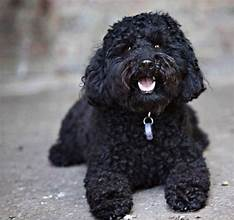
#> input picture HW2/ex2_images/dog.jpeg, 234 x 220 px
$ jupyter execute --allow-errors ex234.ipynb
#> lines starting #> are read from the running program, lines starting #| are printed output that depends on the picture; after the words box and inside, x2 and y2 are one past the last pixel; in counts of white or black regions, pixels touching at a corner belong together
[cell 1]
import io
import ipywidgets as widgets
import matplotlib.pyplot as plt
import PIL.Image
import numpy as np
import urllib
from skimage.transform import resize
from matplotlib.image import imread
import os
from IPython.display import display
from skimage import io as io_url
import cv2
import numpy as np
from PIL import Image

[cell 2]
# Create image widgets
image3_spatial = widgets.Image(format='png', width=500, height=500, description='Spatial')
image3_freq    = widgets.Image(format='png', width=500, height=500, description='Frequency')
sidebyside     = widgets.HBox([image3_spatial, image3_freq])

# Create slider/select widgets
slider_inner   = widgets.FloatSlider(value=0,      min=0, max=1,      step=0.01, description='Inner radius')
slider_outer   = widgets.FloatSlider(value=1.44/2, min=0, max=1.44/2, step=0.01, description='Outer radius')

buf            = io.BytesIO()

#> (the rest of this cell did not finish here and is left out)

[cell 3]
def read_img(img_path, img_size=(512, 512)):
  """
    + Đọc ảnh
    + Chuyển thành grayscale
    + Thay đổi kích thước ảnh thành img_size
  """
#> called with img_path = 'ex2_images/dog.jpeg', img_size = (512, 512)
  img = cv2.imread(img_path, 0)
#> img: shape (220, 234); min 0, max 255, mean 104.7
  img = cv2.resize(img, img_size)
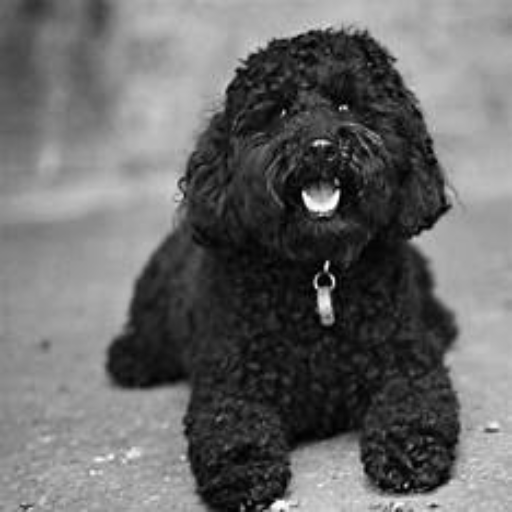
#> img: shape (512, 512); min 0, max 255, mean 104.6
#> call 2 of read_img, with img_path = 'ex2_images/girl.jpeg', img_size = (512, 512)
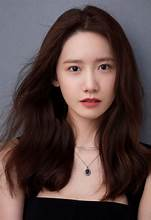
#> input picture HW2/ex2_images/girl.jpeg, 151 x 220 px
#> in read_img (call 2), `img = cv2.imread(img_path, 0)`:
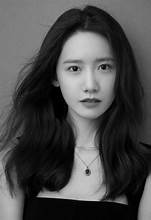
#> img: shape (220, 151); min 0, max 216, mean 73.9
#> in read_img (call 2), `img = cv2.resize(img, img_size)`:
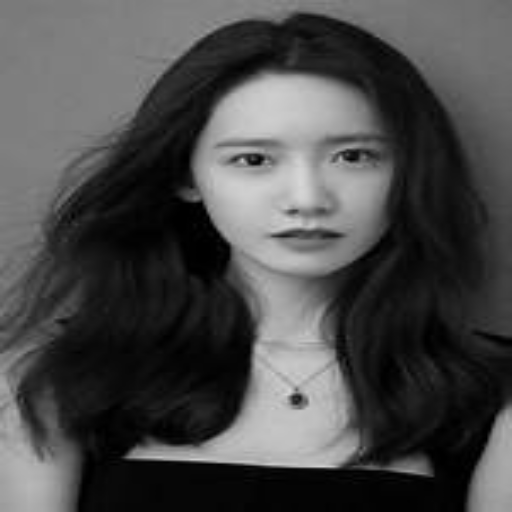
#> img: shape (512, 512); min 0, max 215, mean 73.8
  return img


def create_hybrid_img(img1, img2, r):
  """
  Create hydrid image
  Params:
    img1: numpy image 1
    img2: numpy image 2
    r: radius that defines the filled circle of frequency of image 1. Refer to the homework title to know more.
  """
#> called with r = 14
  # Transform using fft2
  img1_fft = np.fft.fft2(img1)
  img2_fft = np.fft.fft2(img2)

  # Shift frequency coefs to center using fftshift
  img1_fftshift = np.fft.fftshift(img1_fft)
  img2_fftshift = np.fft.fftshift(img2_fft)

  # Create a mask based on the given radius (r) parameter
  mask = np.zeros(img1_fftshift.shape)
  for i in range(img1_fftshift.shape[0]):
      for j in range(img1_fftshift.shape[1]):
          dist = np.sqrt((i - img1_fftshift.shape[0] // 2) ** 2 + (j - img1_fftshift.shape[1] // 2) ** 2)
          if dist <= r:
              mask[i, j] = 1
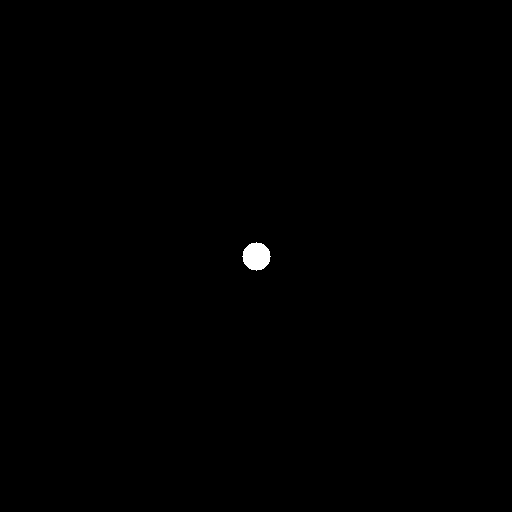
#> mask: shape (512, 512) float64; values 0 (black) and 1 (white), 0.23% white; 1 white region, box (x1, y1, x2, y2) and area: (242, 242, 271, 271) 613

  # Combine frequency of 2 images using the mask
  hybrid_fft = img1_fftshift * mask + img2_fftshift * (1 - mask)

  # Shift frequency coefs back using ifftshift
  hybrid_fftshift = np.fft.ifftshift(hybrid_fft)

  # Invert transform using ifft2
  hybrid_image = np.fft.ifft2(hybrid_fftshift)

  return np.abs(hybrid_image)
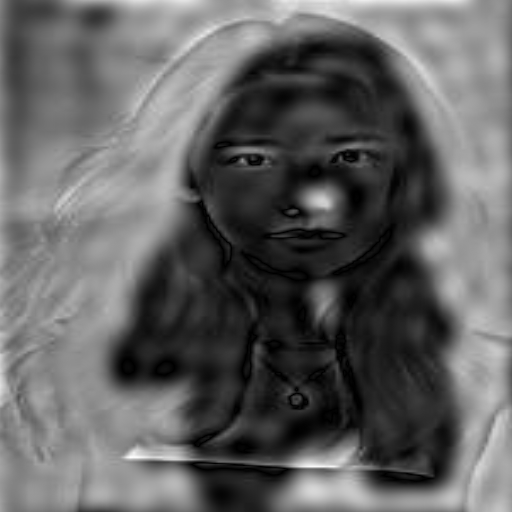
#> returned value: shape (512, 512) float64; min 0.000421, max 271.6, mean 105; drawn with min black and max white
